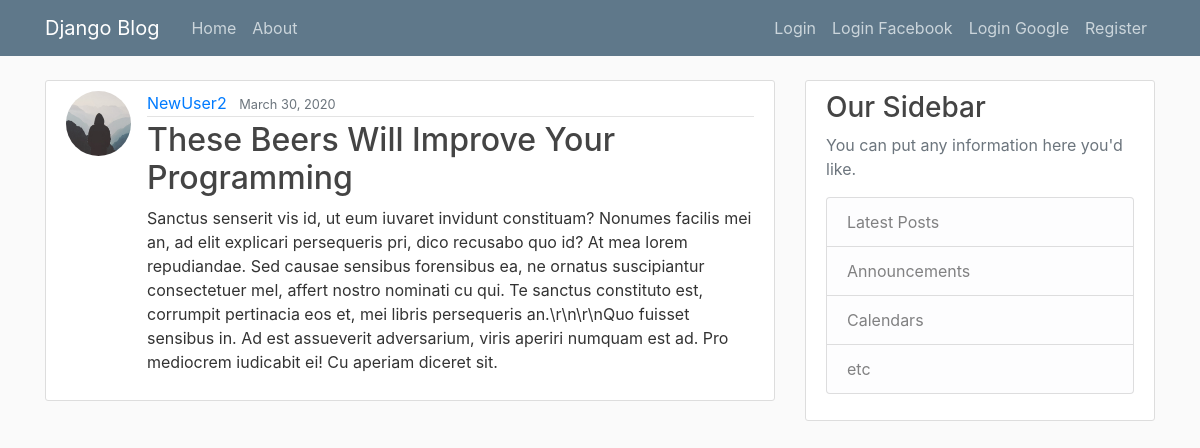
Page /post/20/ on the committed database.
### blog/models.py (models this page shows, shortened)
class Post(models.Model):
    title = models.CharField(max_length=100)
    content = models.TextField()
    date_posted = models.DateTimeField(default=timezone.now)
    author = models.ForeignKey(User, on_delete=models.CASCADE)

### users/models.py (models this page shows, shortened)
class Profile(models.Model):
    user = models.OneToOneField(User, on_delete=models.CASCADE)
    image = models.ImageField(default='default.jpg', upload_to='profile_pics')

### blog/views.py (the view)
# urls.py: path('post/<int:pk>/', PostDetailView.as_view(), name='post-detail'),
class PostDetailView(DetailView):
    model = Post

### blog/templates/blog/post_detail.html (shortened to what this page needs)
{% extends "blog/base.html" %}
{% block content %}
    <article class="media content-section">
      <img class="rounded-circle article-img" src="{{ post.author.profile.image.url }}">
      <div class="media-body">
        <div class="article-metadata">
          <a class="mr-2" href="{% url 'user-posts' object.author.username %}">{{ object.author }}</a>
          <small class="text-muted">{{ object.date_posted|date:"F d, Y" }}</small>
        </div>
        <h2 class="article-title">{{ object.title }}</h2>
        <p class="article-content">{{ object.content }}</p>
      </div>
    </article>
{% endblock content %}

### blog/static/blog/main.css (style rules this page uses)
body { background: #fafafa; color: #333333; margin-top: 5rem; }
h1, h2, h3, h4, h5, h6 { color: #444444; }
.content-section { background: #ffffff; padding: 10px 20px; border: 1px solid #dddddd; border-radius: 3px; margin-bottom: 20px; }
.article-title { color: #444444; }
.article-content { white-space: pre-line; }
.article-img { height: 65px; width: 65px; margin-right: 16px; }
.article-metadata { padding-bottom: 1px; margin-bottom: 4px; border-bottom: 1px solid #e3e3e3 }

### rows in the picture
Post: author.profile.image (placeholder picture), author "NewUser2", date_posted "March 30, 2020", title "These Beers Will Improve Your Programming", content "Sanctus senserit vis id, ut eum iuvaret invidunt constituam? Nonumes facilis mei an, ad elit explicari persequeris pri, dico recusabo quo id? At mea lorem repudiandae. Sed causae sensibus forensibus ea, ne ornatus suscipiantur consectetuer mel, affert nostro nominati cu qui. Te sanctus constituto est, corrumpit pertinacia eos et, mei libris persequeris an.\\r\\n\\r\\nQuo fuisset sensibus in. Ad est assueverit adversarium, viris aperiri numquam est ad. Pro mediocrem iudicabit ei! Cu aperiam diceret sit."
